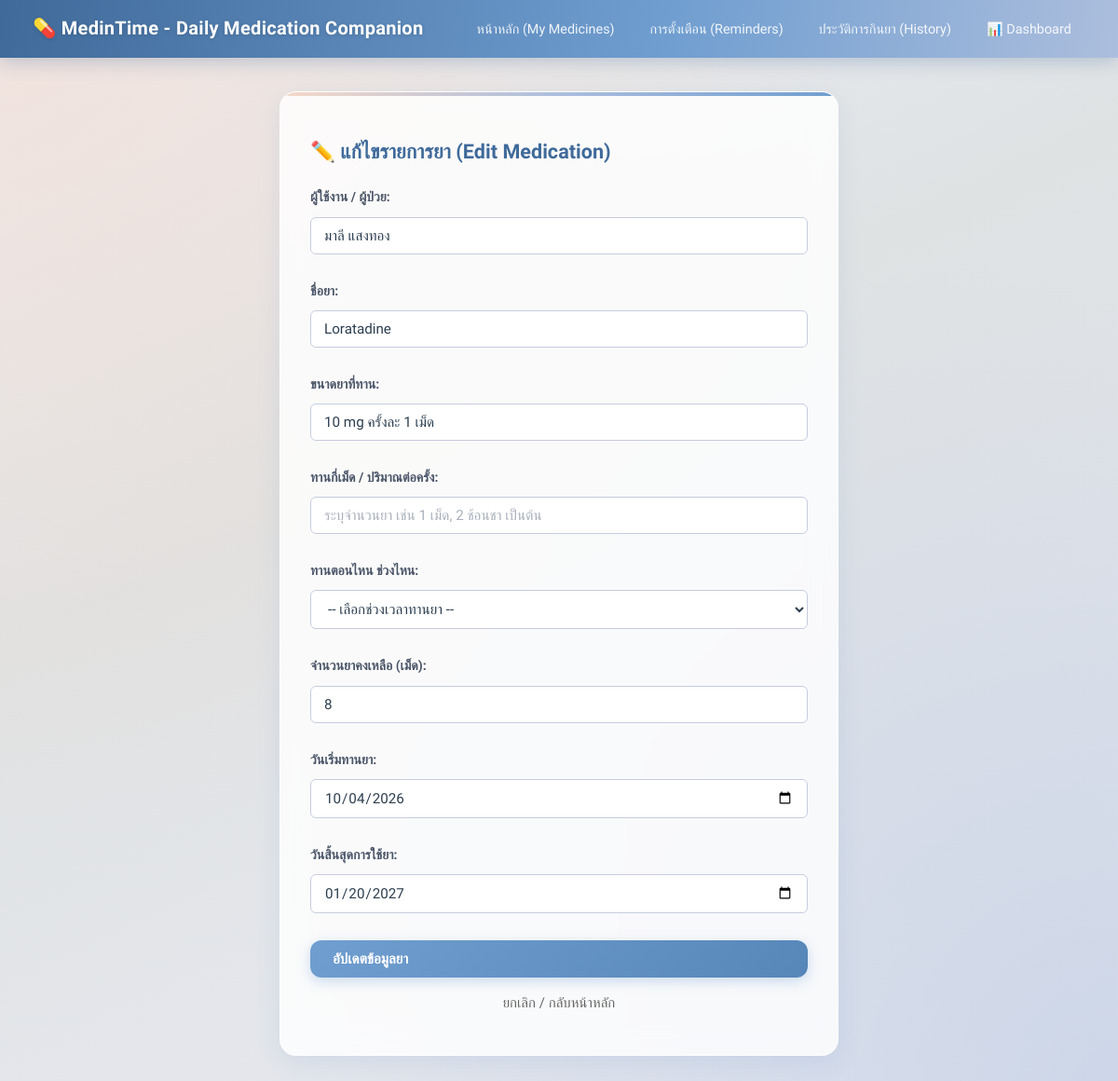
The page /edit_medication.php?id=2 on the database its author committed.
### tables this page shows
CREATE TABLE `users` (
  `user_id` int NOT NULL,
  `name` varchar(255) NOT NULL,
  `email` varchar(255) NOT NULL,
  `password_hash` varchar(255) NOT NULL
);

CREATE TABLE `medications` (
  `medication_id` int NOT NULL,
  `user_id` int NOT NULL,
  `medicine_name` varchar(255) NOT NULL,
  `dosage` varchar(255) DEFAULT NULL,
  `dose_quantity` varchar(100) DEFAULT NULL,
  `taking_time` varchar(255) DEFAULT NULL,
  `stock_quantity` int DEFAULT '0',
  `start_date` date DEFAULT NULL,
  `end_date` date DEFAULT NULL
);

### www/edit_medication.php (the view, shortened to what this page needs)
<?php
require_once 'config/db_conn.php';
$medication_id = $_GET['id'];
$stmt = $conn->prepare("SELECT * FROM medications WHERE medication_id = :id");
$stmt->execute([':id' => $medication_id]);
$medication = $stmt->fetch(PDO::FETCH_ASSOC);
$user_stmt = $conn->prepare("SELECT name FROM users WHERE user_id = :id");
$user_stmt->execute([':id' => $medication['user_id']]);
$user_name = $user_stmt->fetchColumn();
include 'navbar.php';
?>
<!DOCTYPE html>
<html lang="th">
<head>
    <link rel="stylesheet" href="css/style.css">
</head>
<body>
    <div class="container">
        <div class="card" style="max-width: 600px; margin: 0 auto;">
            <h2 class="card-title">✏️ แก้ไขรายการยา (Edit Medication)</h2>
            <form method="POST">
                <div class="form-group">
                    <label>ผู้ใช้งาน / ผู้ป่วย:</label>
                    <input type="text" name="user_name" class="form-control" value="<?= htmlspecialchars($user_name) ?>" required>
                </div>
                <div class="form-group">
                    <label>ชื่อยา:</label>
                    <input type="text" name="medicine_name" class="form-control" value="<?= htmlspecialchars($medication['medicine_name']) ?>" required>
                </div>
                <div class="form-group">
                    <label>ขนาดยาที่ทาน:</label>
                    <input type="text" name="dosage" class="form-control" value="<?= htmlspecialchars($medication['dosage'] ?? '') ?>" placeholder="เช่น 500 mg หรือ 5 ml เป็นต้น">
                </div>
                <div class="form-group">
                    <label>ทานกี่เม็ด / ปริมาณต่อครั้ง:</label>
                    <input type="text" name="dose_quantity" class="form-control" value="<?= htmlspecialchars($medication['dose_quantity'] ?? '') ?>" placeholder="ระบุจำนวนยา เช่น 1 เม็ด, 2 ช้อนชา เป็นต้น">
                </div>
                <div class="form-group">
                    <label>ทานตอนไหน ช่วงไหน:</label>
                    <?php
                    $current_time = $medication['taking_time'] ?? '';
                    ?>
                    <select name="taking_time" class="form-control" required>
                        <option value="" disabled <?= empty($current_time) ? 'selected' : '' ?>>-- เลือกช่วงเวลาทานยา --</option>
                    </select>
                </div>
                <div class="form-group">
                    <label>จำนวนยาคงเหลือ (เม็ด):</label>
                    <input type="number" name="stock_quantity" class="form-control" value="<?= $medication['stock_quantity'] ?>" min="0" required>
                </div>
                <div class="form-group">
                    <label>วันเริ่มทานยา:</label>
                    <input type="date" name="start_date" class="form-control" value="<?= $medication['start_date'] ?>">
                </div>
                <div class="form-group">
                    <label>วันสิ้นสุดการใช้ยา:</label>
                    <input type="date" name="end_date" class="form-control" value="<?= $medication['end_date'] ?>">
                </div>
                <button type="submit" class="btn-primary" style="width: 100%; margin-top: 15px;">อัปเดตข้อมูลยา</button>
                <a href="index.php" style="display: block; text-align: center; margin-top: 15px; color: #666; text-decoration: none;">ยกเลิก / กลับหน้าหลัก</a>
            </form>
        </div>
    </div>
</body>
</html>

### www/css/style.css (style rules this page uses)
:root { --cream: #f5d8c8; --silver: #dfe2e3; --lavender: #c6ccdf; --sky: #acbedd; --primary: #709ed0; --primary-dark: #5786b8; --primary-deeper:#3f6a9a; --text-dark: #2c3e50; --text-mid: #4a5568; --text-light: #718096; --white: #ffffff; --surface: rgba(255, 255, 255, 0.82); --radius-sm: 6px; --radius-md: 12px; --radius-lg: 18px; --shadow-sm: 0 2px 8px rgba(112, 158, 208, 0.10); --shadow-md: 0 6px 24px rgba(112, 158, 208, 0.16); --shadow-lg: 0 12px 40px rgba(112, 158, 208, 0.22); --transition: all 0.25s cubic-bezier(0.4, 0, 0.2, 1); }
*, *::before, *::after { box-sizing: border-box; }
html { scroll-behavior: smooth; }
body { font-family: 'Sarabun', 'Inter', sans-serif; font-size: 15px; line-height: 1.65; color: var(--text-dark); margin: 0; padding: 0; background: radial-gradient(ellipse at 0% 0%, rgba(245, 216, 200, 0.55) 0%, transparent 55%), radial-gradient(ellipse at 100% 100%, rgba(172, 190, 221, 0.45) 0%, transparent 55%), linear-gradient(155deg, #eef1f8 0%, #dfe2e3 40%, #e8eaf2 100%); background-attachment: fixed; min-height: 100vh; }
.container { max-width: 1140px; margin: 36px auto; padding: 0 24px; }
.card { background: var(--surface); backdrop-filter: blur(14px); -webkit-backdrop-filter: blur(14px); border-radius: var(--radius-lg); padding: 28px 32px; box-shadow: var(--shadow-md); margin-bottom: 28px; border: 1px solid rgba(255,255,255,0.55); position: relative; overflow: hidden; transition: var(--transition); animation: fadeUp 0.4s ease both; }
.card::before { content: ''; position: absolute; top: 0; left: 0; right: 0; height: 4px; background: linear-gradient(90deg, var(--cream), var(--sky), var(--primary)); }
.card h2, .card h3 { font-weight: 700; color: var(--primary-deeper); margin-bottom: 20px; font-size: 1.35rem; }
label { display: block; font-weight: 600; font-size: 0.88rem; color: var(--text-mid); margin-bottom: 5px; margin-top: 14px; }
.form-control { width: 100%; padding: 10px 14px; margin-top: 4px; margin-bottom: 14px; border: 1.5px solid var(--lavender); border-radius: var(--radius-sm); background: rgba(255,255,255,0.90); color: var(--text-dark); font-family: inherit; font-size: 0.95rem; transition: var(--transition); outline: none; box-sizing: border-box; }
.form-control::placeholder { color: #aab0bb; }
.btn-primary { background: linear-gradient(135deg, var(--primary) 0%, var(--primary-dark) 100%); color: var(--white); border: none; padding: 11px 24px; border-radius: var(--radius-md); cursor: pointer; font-family: inherit; font-size: 0.95rem; font-weight: 600; transition: var(--transition); box-shadow: 0 4px 14px rgba(112, 158, 208, 0.35); display: inline-flex; align-items: center; gap: 6px; }

### rows shown on the page
users: user_name "มาลี แสงทอง"
medications: medicine_name "Loratadine", dosage "10 mg ครั้งละ 1 เม็ด", stock_quantity "8", start_date "10/04/2026", end_date "01/20/2027"
